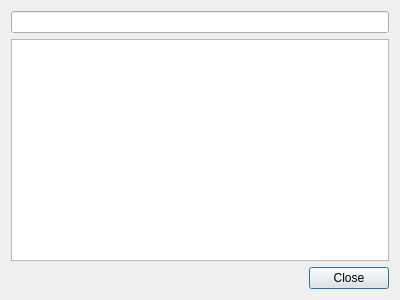
<?xml version="1.0" encoding="UTF-8"?>
<ui version="4.0">
 <class>PhoneticDialog</class>
 <widget class="QDialog" name="PhoneticDialog">
  <property name="geometry">
   <rect>
    <x>0</x>
    <y>0</y>
    <width>400</width>
    <height>300</height>
   </rect>
  </property>
  <property name="windowTitle">
   <string>Dialog</string>
  </property>
  <layout class="QGridLayout" name="gridLayout">
   <item row="2" column="0">
    <widget class="QDialogButtonBox" name="buttonBox">
     <property name="orientation">
      <enum>Qt::Horizontal</enum>
     </property>
     <property name="standardButtons">
      <set>QDialogButtonBox::Close</set>
     </property>
    </widget>
   </item>
   <item row="0" column="0">
    <widget class="QLineEdit" name="txtInput"/>
   </item>
   <item row="1" column="0">
    <widget class="QPlainTextEdit" name="txtOutput">
     <property name="readOnly">
      <bool>true</bool>
     </property>
    </widget>
   </item>
  </layout>
 </widget>
 <resources/>
 <connections>
  <connection>
   <sender>buttonBox</sender>
   <signal>accepted()</signal>
   <receiver>PhoneticDialog</receiver>
   <slot>accept()</slot>
   <hints>
    <hint type="sourcelabel">
     <x>248</x>
     <y>254</y>
    </hint>
    <hint type="destinationlabel">
     <x>157</x>
     <y>274</y>
    </hint>
   </hints>
  </connection>
  <connection>
   <sender>buttonBox</sender>
   <signal>rejected()</signal>
   <receiver>PhoneticDialog</receiver>
   <slot>reject()</slot>
   <hints>
    <hint type="sourcelabel">
     <x>316</x>
     <y>260</y>
    </hint>
    <hint type="destinationlabel">
     <x>286</x>
     <y>274</y>
    </hint>
   </hints>
  </connection>
 </connections>
</ui>
